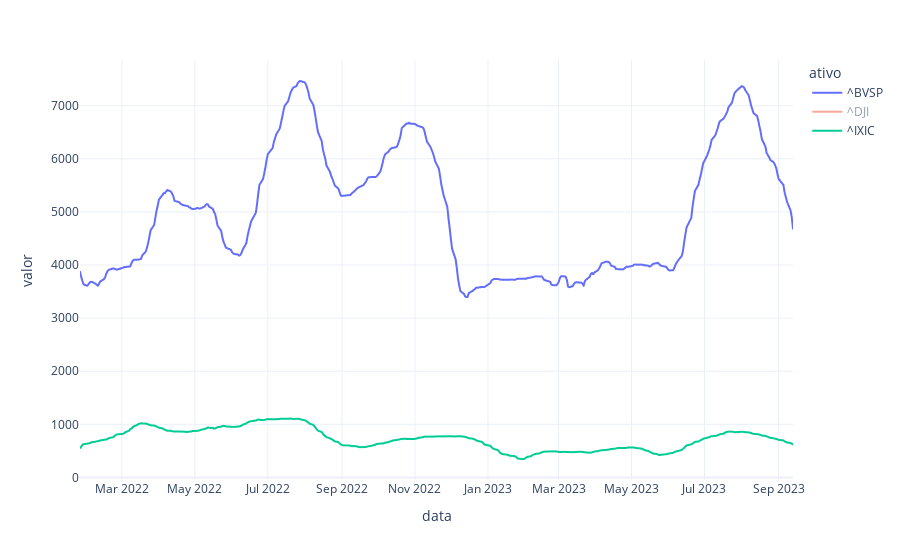

Write notebook code for a chart like this one.
### Code cell
#Gráfico para std da média móvel
fig = px.line(df_close_std90I, x = 'data', y = 'valor', color = 'ativo', template = 'plotly_white')
fig.show()

### Figure 1 — Plotly figure (JSON) as saved in the notebook; plotly's stock layout.template omitted (floating-point values rounded to 4 significant figures; data arrays with more than 128 entries replaced by an {"elided": "..."} marker saying what was removed)
{"data": [{"hovertemplate": "ativo=^BVSP<br>data=%{x}<br>valor=%{y}<extra></extra>", "legendgroup": "^BVSP", "line": {"color": "#636efa", "dash": "solid"}, "marker": {"symbol": "circle"}, "mode": "lines", "name": "^BVSP", "showlegend": true, "type": "scattergl", "x": {"elided": "397 str values"}, "xaxis": "x", "y": {"elided": "397 float values"}, "yaxis": "y"}, {"hovertemplate": "ativo=^DJI<br>data=%{x}<br>valor=%{y}<extra></extra>", "legendgroup": "^DJI", "line": {"color": "#EF553B", "dash": "solid"}, "marker": {"symbol": "circle"}, "mode": "lines", "name": "^DJI", "showlegend": true, "type": "scattergl", "visible": "legendonly", "x": {"elided": "397 str values"}, "xaxis": "x", "y": {"elided": "397 float values"}, "yaxis": "y"}, {"hovertemplate": "ativo=^IXIC<br>data=%{x}<br>valor=%{y}<extra></extra>", "legendgroup": "^IXIC", "line": {"color": "#00cc96", "dash": "solid"}, "marker": {"symbol": "circle"}, "mode": "lines", "name": "^IXIC", "showlegend": true, "type": "scattergl", "x": {"elided": "397 str values"}, "xaxis": "x", "y": {"elided": "397 float values"}, "yaxis": "y"}], "layout": {"autosize": true, "legend": {"title": {"text": "ativo"}, "tracegroupgap": 0}, "margin": {"t": 60}, "xaxis": {"anchor": "y", "autorange": true, "domain": [0, 1], "range": ["2022-01-25", "2023-09-13"], "title": {"text": "data"}, "type": "date"}, "yaxis": {"anchor": "x", "autorange": true, "domain": [0, 1], "range": [-48.14, 7861.0], "title": {"text": "valor"}, "type": "linear"}}}
